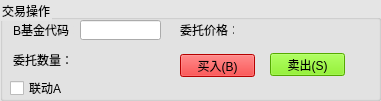
   <widget class="QGroupBox" name="groupBox_2">
    <property name="geometry">
     <rect>
      <x>207</x>
      <y>10</y>
      <width>381</width>
      <height>101</height>
     </rect>
    </property>
    <property name="styleSheet">
     <string notr="true">QGroupBox{background-color:rgb(229, 229, 229)}</string>
    </property>
    <property name="title">
     <string>交易操作</string>
    </property>
    <widget class="QLineEdit" name="le_stockCode">
     <property name="geometry">
      <rect>
       <x>80</x>
       <y>20</y>
       <width>81</width>
       <height>20</height>
      </rect>
     </property>
     <property name="maxLength">
      <number>6</number>
     </property>
     <property name="alignment">
      <set>Qt::AlignRight|Qt::AlignTrailing|Qt::AlignVCenter</set>
     </property>
    </widget>
    <widget class="QLabel" name="l_orderPrice">
     <property name="geometry">
      <rect>
       <x>180</x>
       <y>20</y>
       <width>54</width>
       <height>20</height>
      </rect>
     </property>
     <property name="sizePolicy">
      <sizepolicy hsizetype="Minimum" vsizetype="Minimum">
       <horstretch>0</horstretch>
       <verstretch>0</verstretch>
      </sizepolicy>
     </property>
     <property name="text">
      <string>委托价格：</string>
     </property>
    </widget>
    <widget class="QLabel" name="l_stockCode">
     <property name="geometry">
      <rect>
       <x>13</x>
       <y>20</y>
       <width>61</width>
       <height>20</height>
      </rect>
     </property>
     <property name="text">
      <string>B基金代码：</string>
     </property>
    </widget>
    <widget class="QLabel" name="l_orderVolume">
     <property name="geometry">
      <rect>
       <x>13</x>
       <y>50</y>
       <width>61</width>
       <height>20</height>
      </rect>
     </property>
     <property name="text">
      <string>委托数量：</string>
     </property>
    </widget>
    <widget class="QPushButton" name="pb_sell">
     <property name="geometry">
      <rect>
       <x>270</x>
       <y>53</y>
       <width>75</width>
       <height>23</height>
      </rect>
     </property>
     <property name="styleSheet">
      <string notr="true">QPushButton { background-color:#76EE00 }
</string>
     </property>
     <property name="text">
      <string>卖出(S)</string>
     </property>
    </widget>
    <widget class="QPushButton" name="pb_buy">
     <property name="geometry">
      <rect>
       <x>180</x>
       <y>54</y>
       <width>75</width>
       <height>23</height>
      </rect>
     </property>
     <property name="styleSheet">
      <string notr="true">QPushButton { background-color: #FF0000}</string>
     </property>
     <property name="text">
      <string>买入(B)</string>
     </property>
    </widget>
    <widget class="QCheckBox" name="checkBox">
     <property name="geometry">
      <rect>
       <x>10</x>
       <y>80</y>
       <width>71</width>
       <height>16</height>
      </rect>
     </property>
     <property name="text">
      <string>联动A</string>
     </property>
    </widget>
   </widget>
